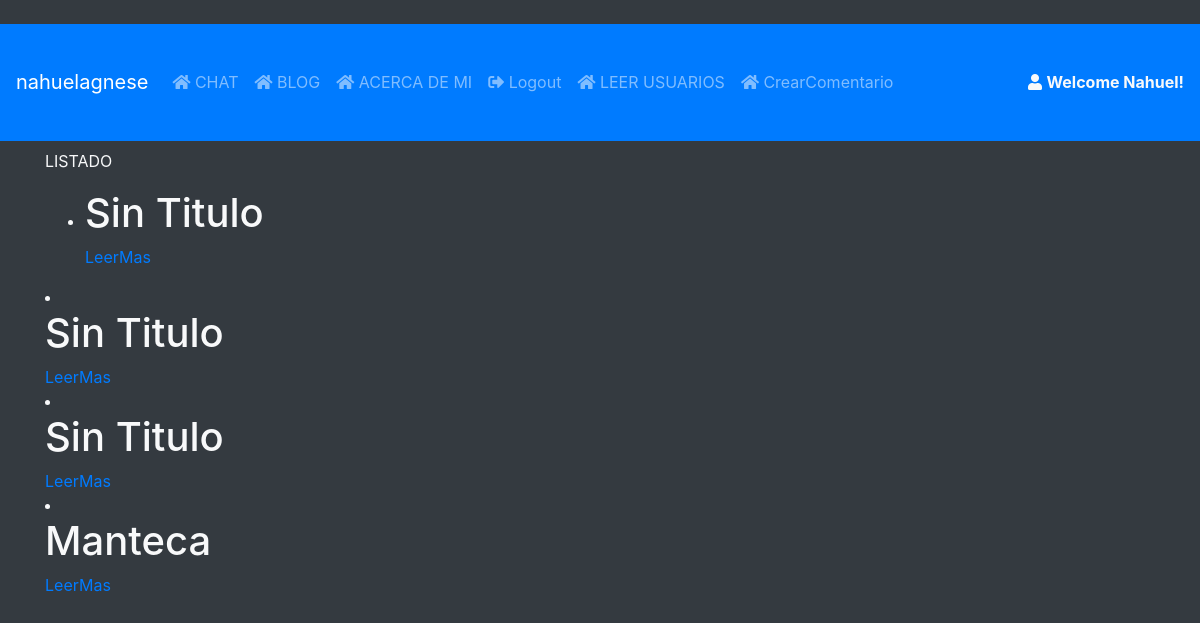
Page /List/ (signed in) on the earlier database version.
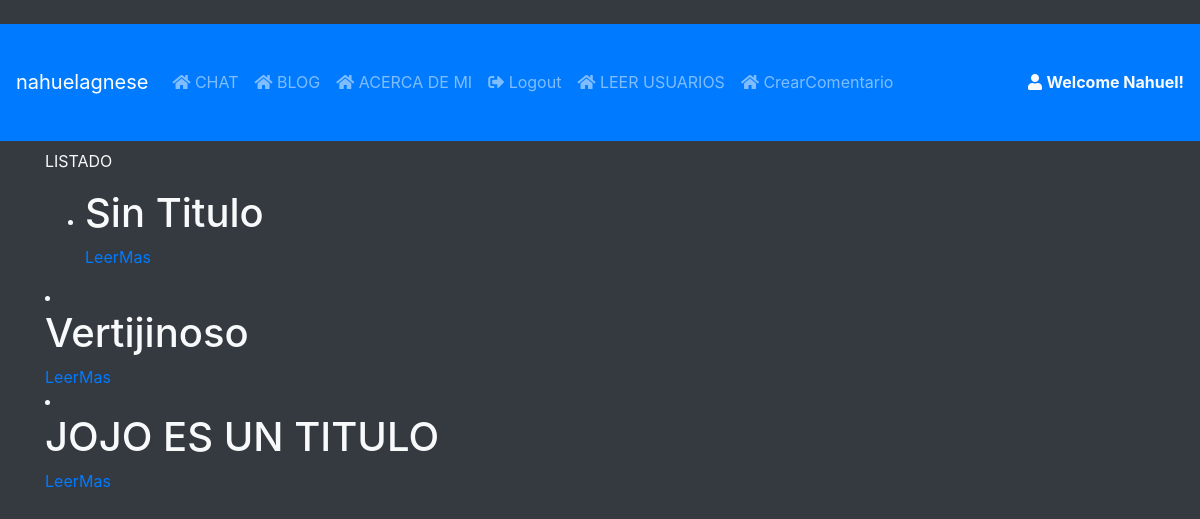
Same page on the later database version.
### BLOG/models.py (models this page shows, shortened)
class comentarioM(models.Model):
    nombre= models.ForeignKey(User, on_delete=models.CASCADE)
    campo= RichTextField()
    date_created = models.DateTimeField(default=timezone.now())
    imagen =models.ImageField(upload_to="imagenBlog", null=True, blank=True)
    titulo=models.CharField(max_length=50, default="Sin Titulo")
    subtitulo=models.CharField(max_length=50, default="Sin Subtitulo")

### BLOG/views.py (the view)
# urls.py: path("List/", listComentario.as_view(), name="Lista"),
class listComentario(LoginRequiredMixin, ListView):
    model= comentarioM
    template_name= "chat/blogList.html"

### chat/templates/chat/blogList.html (shortened to what this page needs)
{% extends 'chat/base.html' %} {% load static %} {% block content %}
<p>LISTADO</p>
<ul>
    {% for comentario in object_list %}
    <li>
        <h1>{{ comentario.titulo }}</h1>
        <a href="{% url 'leerMasBlog' comentario.id %}">LeerMas</a>
    </li>
</ul>
    {% endfor %}
{% endblock %}

### chat/templates/chat/base.html (shortened to what this page needs)
<!DOCTYPE html>
<html lang="en">
{% load static %}
<head>
    <link rel="stylesheet" href="{% static 'css/bootstrap.min.css' %}">
    <link rel="stylesheet" href="{% static 'fontawesome-free/css/all.min.css' %}">
    <link rel="stylesheet" href="{% static 'css/custom.css' %}">
</head>
<body class='bg-dark text-light'>
    <nav class="navbar navbar-expand-lg navbar-dark bg-primary w-100 border-bottom border-primary mb-2" id="top-nav">
        <a class="navbar-brand" href="{% url 'chat-home' %}">{{ user }}</a>
        <div class="collapse navbar-collapse" id="nav-menu">
            <ul class="navbar-nav mr-auto">
                <li class="nav-item {% if page == 'home' %} active {% endif %}">
                    <a class="nav-link" href="{% url 'chat-home' %}"><i class="fa fa-home"></i> CHAT</a>
                </li>
                <li class="nav-item {% if page == 'home' %} active {% endif %}">
                    <a class="nav-link" href="{% url 'Lista' %}"><i class="fa fa-home"></i> BLOG</a>
                </li>
                <li class="nav-item {% if page == 'home' %} active {% endif %}">
                    <a class="nav-link" href="{% url 'aboutMe' %}"><i class="fa fa-home"></i> ACERCA DE MI</a>
                </li>
                <li class="nav-item">
                    <a class="nav-link" href="{% url 'chat-logout' %}"><i class="fa fa-sign-out-alt"></i> Logout</a>
                </li>
               <li>
                <a class="nav-link" href="{% url 'leerUsuarios' %}"><i class="fa fa-home"></i> LEER USUARIOS</a>
               </li>
                <li>
                    <a class="nav-link" href="{% url 'Crear' %}"><i class="fa fa-home"></i> CrearComentario</a>
                </li>
            </ul>
            {% if user.is_authenticated %}
            <span><a class="text-light"  href="{% url 'chat-profile' %}"><i class="fa fa-user"></i> <b>Welcome {{user.first_name}}!</b></a></span> {% endif %}
        </div>
    </nav>
    <div class="container h-100">
        {% block content %}
        {% endblock content %}
    </div>
</body>
</html>

### static/css/custom.css (style rules this page uses)
html, body { height: 100%; width: 100%; }

### chat/templates/chat/base.html (style rules this page uses)
html, body { height: 100%; width: 100%; }

Differences in the rows shown:
removed comentarioM: titulo "Sin Titulo"
removed comentarioM: titulo "Sin Titulo"
removed comentarioM: titulo "Manteca"
added comentarioM: titulo "Vertijinoso"
added comentarioM: titulo "JOJO ES UN TITULO"
